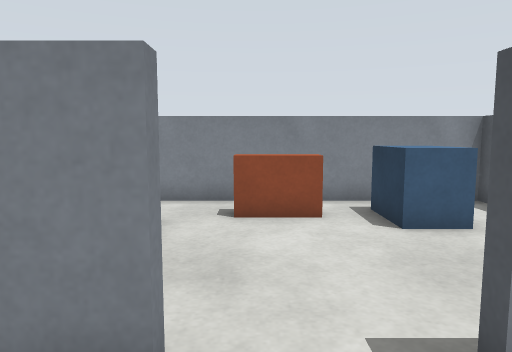
view 1 (above)

22 first-person views from a walk through a world built for the Gazebo simulator. The camera is 0.9 m above the floor, tilts 6° down and sees 70° across. The floor is counted in squares, 0.5 m on a side. Each view is taken from the middle of a square. On the plan, view 1 faces up. The plan holds only what a view shows up to about 18 squares ahead; the rest is blank. The place goes on beyond the plan.

view 2
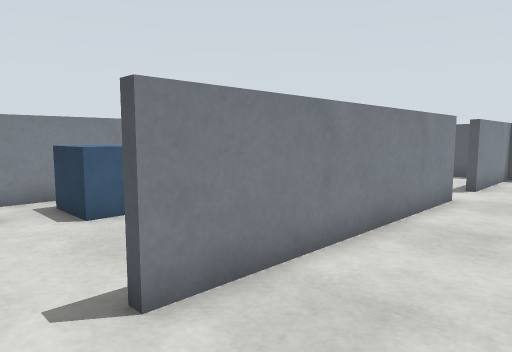

view 3
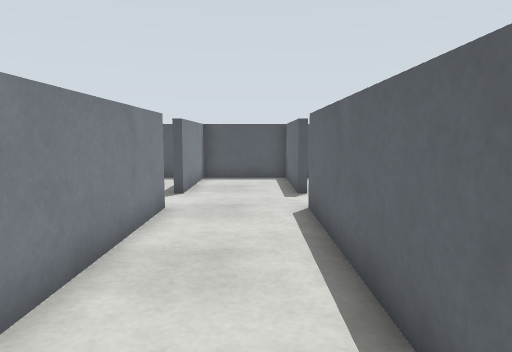

view 4
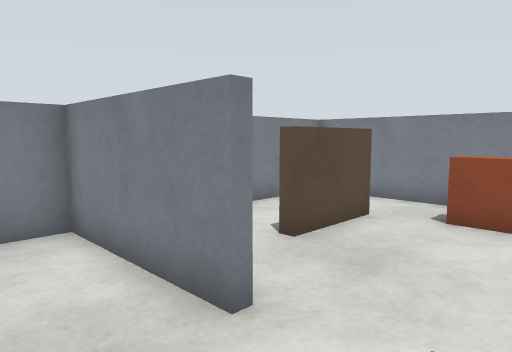

view 5
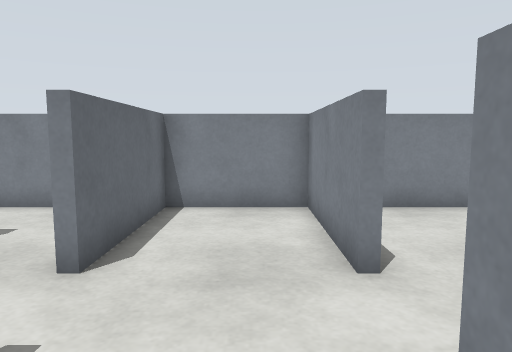

view 6
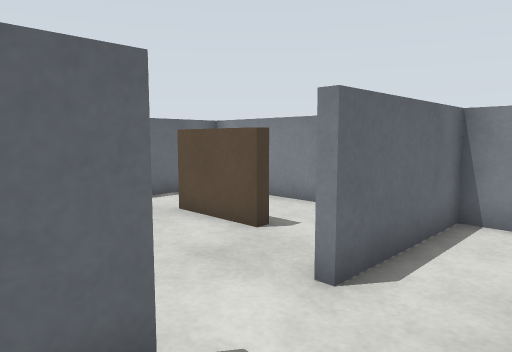

view 7
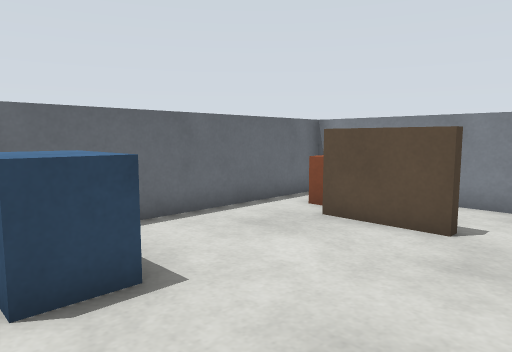

view 8
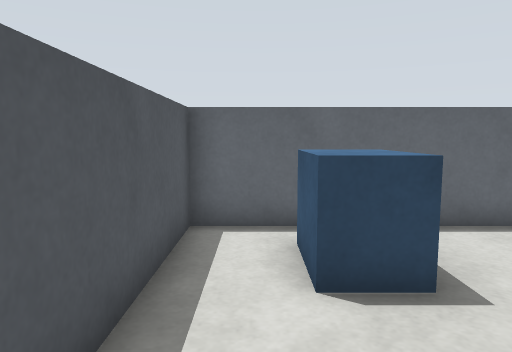

view 9
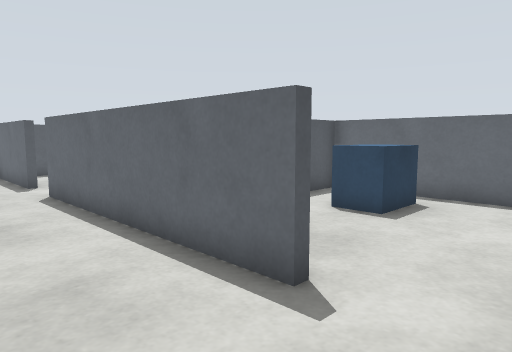

view 10
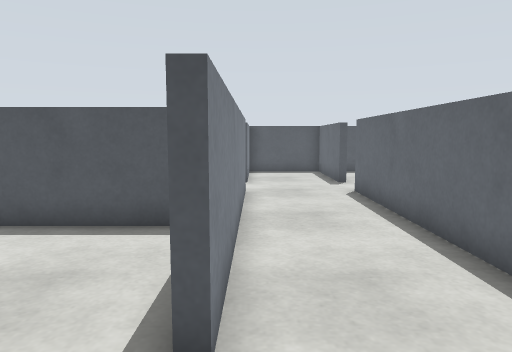

view 11
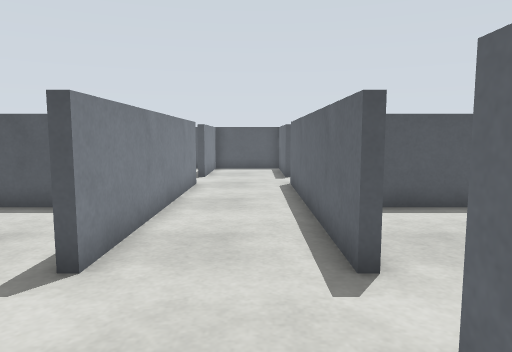

view 12
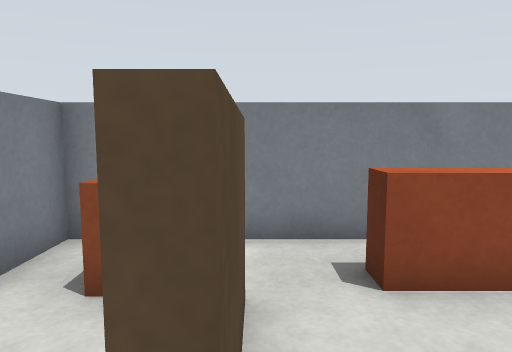

view 13
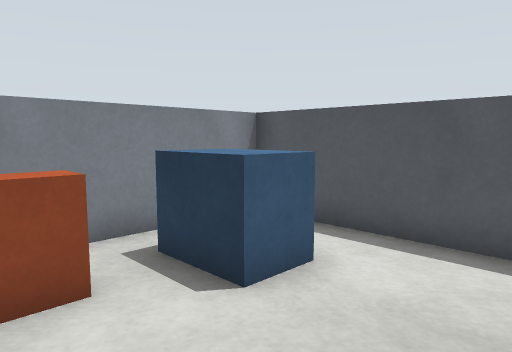

view 14
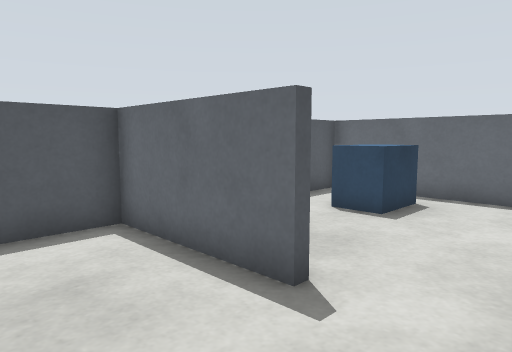

view 15
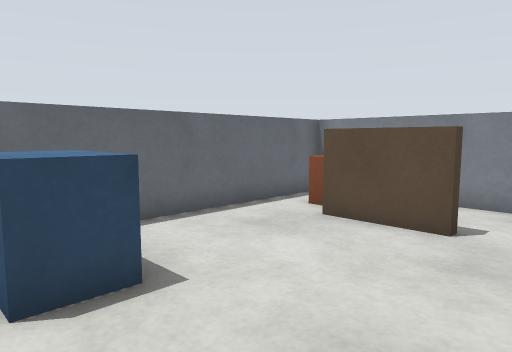

view 16
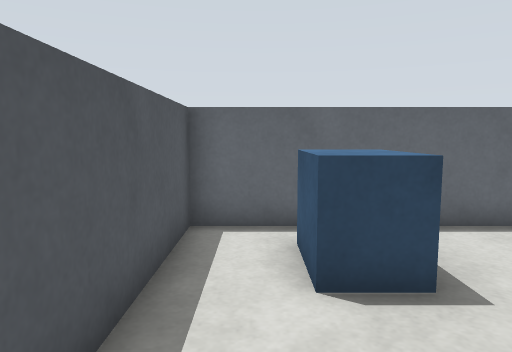

view 17
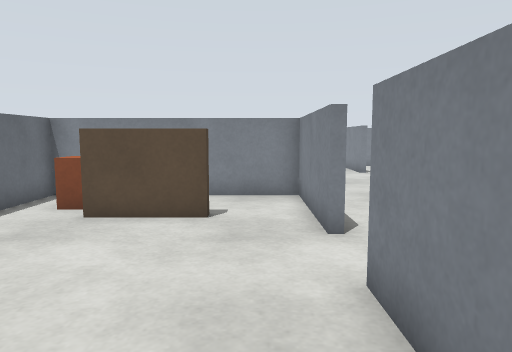

view 18
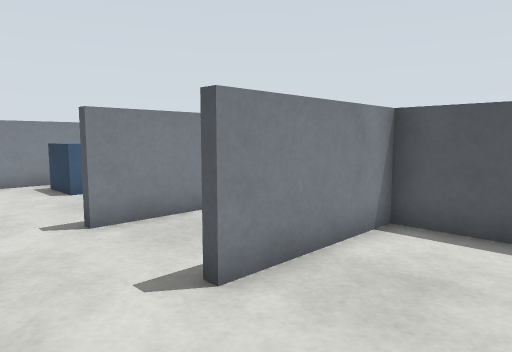

view 19
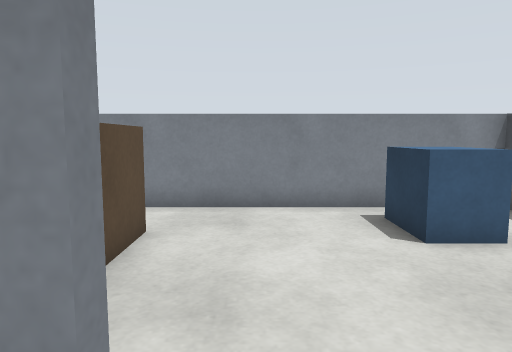

view 20
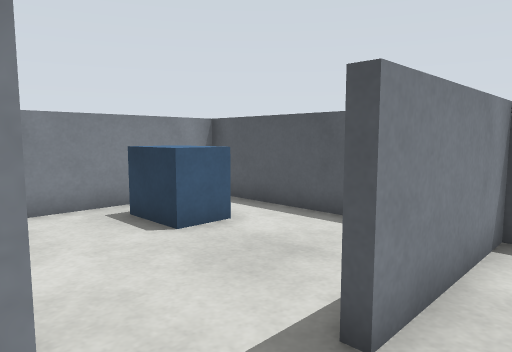

view 21
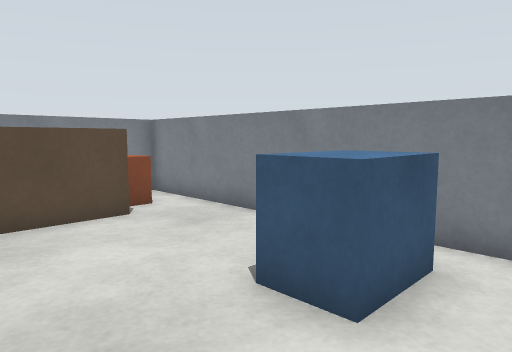

view 22
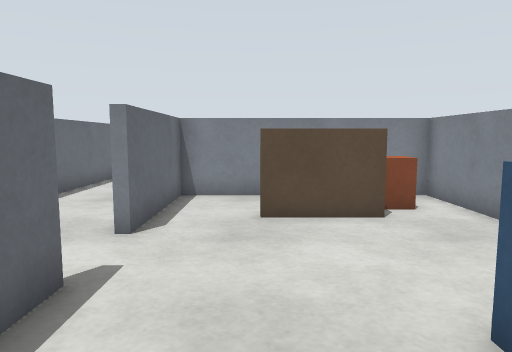

### Floor plan
Ten units are one square. View 1 is at (0, 0); x grows to the right and y downward. Boxes are objects, and circles mark ways between rooms. Rooms are numbered by the first view taken in them; rooms with no view inside come last. Other rooms are left out.
<svg viewBox="-58 -108 246 206">
<path fill="none" stroke="#000" d="M17 18 17 14 113 14 113 16M113 -27 113 -23 17 -23M-7 -28 -7 -23 -53 -23 -53 14 -7 14M137 16 137 14 183 14 183 -23 137 -23M-21 40 -21 70M-7 14 -7 18M-53 38 -53 93 63 93 63 32M-21 -80 -21 -51 -25 -51M17 -23 17 -28M63 -38 63 -103 -53 -103 -53 -42M99 41 99 70M113 16 66 16 66 93 183 93 183 16 137 16M95 41 99 41M99 -80 99 -50M137 -23 137 -27 149 -27M183 -36 183 -103 66 -103 66 -27 113 -27"/>
<rect x="-45" y="65" width="20" height="20" fill="#bbb"><title>brown box</title></rect>
<rect x="25" y="55" width="20" height="30" fill="#bbb"><title>cabinet</title></rect>
<rect x="-45" y="-95" width="20" height="20" fill="#bbb"><title>brown box</title></rect>
<rect x="-5" y="-95" width="20" height="20" fill="#bbb"><title>orange box</title></rect>
<rect x="25" y="-95" width="20" height="30" fill="#bbb"><title>cabinet</title></rect>
<rect x="75" y="65" width="20" height="20" fill="#bbb"><title>brown box</title></rect>
<rect x="145" y="55" width="20" height="30" fill="#bbb"><title>cabinet</title></rect>
<rect x="75" y="-95" width="20" height="20" fill="#bbb"><title>brown box</title></rect>
<rect x="145" y="-95" width="20" height="30" fill="#bbb"><title>cabinet</title></rect>
<circle cx="5" cy="10" r="3" fill="#2a7"/>
<circle cx="5" cy="-30" r="3" fill="#2a7"/>
<circle cx="125" cy="10" r="3" fill="#2a7"/>
<circle cx="125" cy="-30" r="3" fill="#2a7"/>
<text x="60" y="-10">1</text>
<text x="0" y="50">2</text>
<text x="0" y="-70">3</text>
<text x="130" y="50">4</text>
<text x="130" y="-70">5</text>
</svg>
Room 1 opens to room 2. Room 1 opens to room 3. Room 1 opens to room 4. Room 1 opens to room 5.

Where each view was taken, in squares from view 1:
view 1: 0 up, 0 right, facing up
view 2: 1 down, 0 right, facing up-right
view 3: 0 up, 2 right, facing right
view 4: 0 up, 2 right, facing up-left
view 5: 1 up, 4 right, facing left
view 6: 1 up, 3 right, facing down-left
view 7: 2 down, 5 right, facing down-left
view 8: 2 down, 5 right, facing down
view 9: 2 up, 1 left, facing down-right
view 10: 2 up, 1 left, facing right
view 11: 0 up, 3 left, facing right
view 12: 4 up, 2 left, facing up
view 13: 4 up, 0 right, facing up-right
view 14: 2 up, 11 right, facing down-right
view 15: 2 down, 17 right, facing down-left
view 16: 2 down, 17 right, facing down
view 17: 3 down, 18 right, facing left
view 18: 5 down, 11 right, facing up-right
view 19: 1 up, 12 right, facing up
view 20: 1 up, 11 right, facing up-right
view 21: 4 up, 18 right, facing up-left
view 22: 5 up, 18 right, facing left
